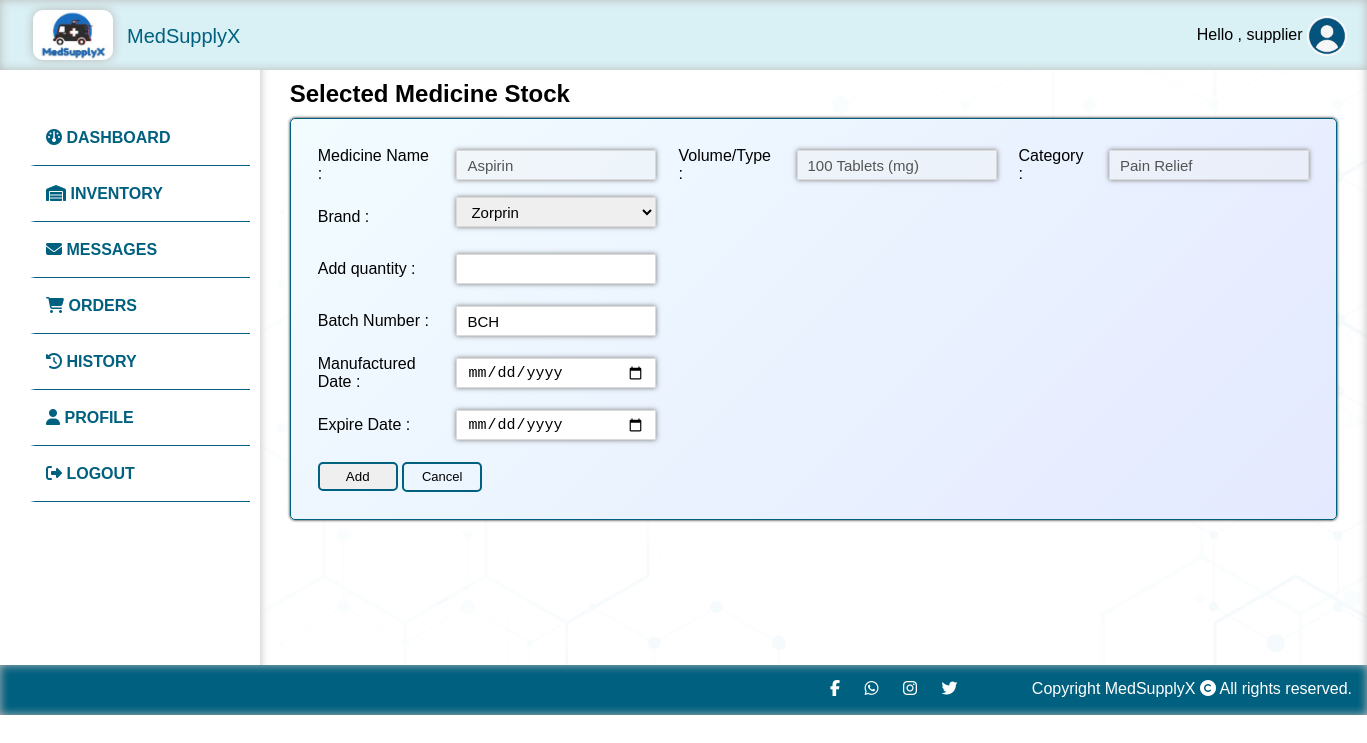
Screenshot of /suppliers/addinventory/21 (signed in) with the database file from the repository.
### tables this page shows
CREATE TABLE `regmedicines` (
  `medicineId` int(11) NOT NULL,
  `medicinename` varchar(50) NOT NULL,
  `refno` varchar(50) NOT NULL,
  `category` varchar(50) NOT NULL,
  `volume` int(11) NOT NULL,
  `type` varchar(20) NOT NULL,
  `description` varchar(100) NOT NULL,
  `manufacturedDate` varchar(20) NOT NULL
);

### app/controllers/Suppliers.php (called while the page is built, shortened)
<?php
class Suppliers extends Controller
{
    public $supplierModel;
    public function __construct()
    {
        $this->supplierModel = $this->model('Supplier');
    }
    public function addinventory($id) {
        $brand = $this->supplierModel->getBrandById($id);
        $data = [
            'brands' => $brand,
            'medicine' => $this->supplierModel->getMedicineById($id),
            'quantity_err' => '',
            'batchNo_err' => '',
            'manufacturedDate_err' => '',
            'expireDate_err' => ''
        ];
        $this->view('supplier/addinventory', $data);
    }
}

### app/libraries/Core.php (called while the page is built, shortened)
<?php
    class Core {
        protected $currentMethod = 'index';
        public function __construct() {
            $url = $this->getUrl();
            if(isset($url[0])){
            if(file_exists('../app/controllers/' . ucwords($url[0]) . '.php')) {
                unset($url[0]);
            }
        }
            $this->currentController = new $this->currentController;
            if(isset($url[1])) {
                if(method_exists($this->currentController, $url[1])) {
                    $this->currentMethod = $url[1];
                    unset($url[1]);
                }
            }
            $this->params = $url ? array_values($url) : [];
            call_user_func_array([$this->currentController, $this->currentMethod], $this->params);
      }
       public function getUrl() {
           if(isset($_GET['url'])) {
               $url = rtrim($_GET['url'], '/');
               $url = filter_var($url, FILTER_SANITIZE_URL);
               $url = explode('/', $url);
               return $url;
           }
       }
    }
    ?>

### public/index.php (called while the page is built, shortened)
<?php
    $init = new Core;
?>

### app/libraries/Database.php (called while the page is built, shortened)
<?php
class Database {
    private $host = DB_HOST;
    private $user = DB_USER;
    private $pass = DB_PASS;
    private $dbname= DB_NAME;
    private $dbh;
    private $stmt;
    public function __construct(){
        $dsn = 'mysql:host=' . $this->host . ';dbname=' . $this->dbname;
        $options = array(
            PDO::ATTR_PERSISTENT => true,
            PDO::ATTR_ERRMODE => PDO::ERRMODE_EXCEPTION
        );
        try{
            $this->dbh = new PDO($dsn, $this->user, $this->pass, $options);
        } catch(PDOException $e){
            $this->error = $e->getMessage();
            echo $this->error;
        }
    }
    public function query($sql){
        $this->stmt = $this->dbh->prepare($sql);
    }
    public function bind($param, $value, $type = null){
        if(is_null($type)){
            switch(true){
                default:
                    $type = PDO::PARAM_STR;
            }
        }
        $this->stmt->bindValue($param, $value, $type);
    }
    public function execute(){
        return $this->stmt->execute();
    }
    public function resultSet(){
        $this->execute();
        return $this->stmt->fetchAll(PDO::FETCH_OBJ);
    }
    public function single(){
        $this->execute();
        return $this->stmt->fetch(PDO::FETCH_OBJ);
    }
}

### app/models/Supplier.php (called while the page is built, shortened)
<?php
class Supplier
{
    private $db;
    public function __construct()
    {
        $this->db = new Database;
    }
    public function getBrandById($id)
    {
        $this->db->query('SELECT * FROM medicinebrands WHERE medicineId = :medicineId');
        $this->db->bind(':medicineId', $id);
        $results = $this->db->resultSet();
        return $results;
    }
    public function getMedicineById($id)
    {
        $this->db->query('SELECT * FROM regmedicines WHERE medicineId = :id');
        $this->db->bind(':id', $id);
        $row = $this->db->single();
        return $row;
    }
}

### app/views/supplier/addinventory.php (the view, shortened to what this page needs)
<!DOCTYPE html>
<html lang="en">
<head>
</head>
<?php require APPROOT . '/views/inc/header.php'; ?>
<?php require APPROOT . '/views/inc/supplier_sidebar.php'; ?>
<div class="content">
  <div class="anim">
    <h2> Selected Medicine Stock </h2>
  </div>
  <div class="smallspace"></div>
  <?php $medicine = $data['medicine']; ?>
  <div class="anim">
    <div class="container-fluid">
      <div class="d-flex">
        <form action="<?php echo URLROOT; ?>/suppliers/addinventory/<?php echo $medicine->medicineId; ?>" method="post">
          <table>
            <tr>
              <td colspan="2">
              </td>
            </tr>
            <tr>
              <td class="verticleCentered">
                <span> Medicine Name : </span>
              </td>
              <td class="verticleCentered"> <input type="text" name="mname" class="smallForm" value="<?php echo $medicine->medicinename ?>" disabled> </td>
              <td class="verticleCentered">
                <span> Volume/Type :
              </td>
              <td class="verticleCentered"><input type="text" name="refno" class="smallForm" value="<?php echo $medicine->volume ?> <?php echo $medicine->type ?>" disabled> </td>
              <td class="verticleCentered">
                <span> Category : </span>
              </td>
              <td class="verticleCentered"> <input type="text" name="category" class="smallForm" min="100" value="<?php echo $medicine->category ?>" disabled> </td>
            </tr>
            <tr>
              <td class="verticleCentered">
                <span> Brand : </span>
              </td>
              <td class="verticleCentered">
                <select name="brand" class="smallForm">
                  <?php foreach ($data['brands'] as $brand) : ?>
                    <option value="<?php echo $brand->brandname ?>"> <?php echo $brand->brandname ?> </option>
                  <?php endforeach; ?>
                </select>
            </tr>
            <tr>
              <td class="verticleCentered">
                <span> Add quantity : </span>
              </td>
              <td class="verticleCentered"> <input type="number" name="quantity" min="1" class="smallForm"> </td>
              <td colspan="2">   <p class="importantMessage"> <?php echo $data['quantity_err']; ?> </p></td>
              </tr>
              <tr>
              <td class="verticleCentered">
                <span> Batch Number : </span>
              </td>
              <td class="verticleCentered"><input type="text" name="batchNo" class="smallForm" id="batchNo" class="form-control <?php echo (!empty($data['batchNo_err'])) ? 'is-invalid' : ''; ?>" value="BCH" oninput="preventEditBCH()"> </td>
                <td colspan="2"> <p class="importantMessage"> <?php echo $data['batchNo_err']; ?> </p></td>
            </tr>
            <tr>
              <td class="verticleCentered">
                <span> Manufactured Date : </span>
              </td>
              <td class="verticleCentered"> <input type="date" name="manufacturedDate" max="<?php echo date('Y-m-d') ?>" class="smallForm"> </td>
              <td colspan="2"><p class="importantMessage"> <?php echo $data['manufacturedDate_err']; ?> </p> </td>
            </tr>
            <tr>
              <td class="verticleCentered">
                <span> Expire Date : </span>
              </td>
              <td class="verticleCentered"> <input type="date" name="expireDate" min="<?php echo date('Y-m-d') ?>" class="smallForm"> </td>
            <td colspan="2"> <p class="importantMessage"> <?php echo $data['expireDate_err']; ?> </p></td>
            </tr>
            <tr>
              <td class="verticleCentered" colspan="4"> <input class="addBtn" type="submit" value="Add">
                <a href="<?php echo URLROOT ?>/suppliers/inventory" class="link">
                  <div class="publicbtn"> Cancel </div>
                </a>
              </td>
            </tr>
          </table>
        </form>
      </div>
    </div>
  </div>
</div>
</div>
<?php require APPROOT . '/views/inc/footer.php'; ?>
</body>
</html>

### public/css/style.css (style rules this page uses)
* { box-sizing: border-box; margin: 0; }
body { font-family:Arial, Helvetica, sans-serif; min-height: 100vh; }
.content { background: rgb(255,255,255); background: linear-gradient(90deg, rgba(255,255,255,1) 0%, rgb(235, 252, 255) 100%); padding: 30px; flex: 1; margin-top: 50px; background-repeat: no-repeat; background-size: cover; box-shadow: 0px 10px 10px rgb(185, 185, 185) inset; background-image: url(../img/background.png); }
.anim { animation: 2s anim-lineUp ease-out; }
.smallspace { height:10px; }
.container-fluid { width:fit-content; margin:auto; }
.d-flex { display: flex; flex-direction: row; background: rgb(242,252,255); background: linear-gradient(135deg, rgba(242,252,255,1) 0%, rgba(228,233,255,1) 100%); box-shadow: black 0px 0px 3px 0px; padding: 15px; border:1px solid #00607F; width:100%; justify-content: center; align-items: center; border-radius:5px; }
.smallForm { width: 200px; height: 30px; border: 1px solid #dadada; font-size: 15px; padding: 5px 10px; box-shadow: 0px 0px 5px 0px #7b7b7b; }
.verticleCentered { vertical-align: middle; margin:auto; height: 50px; padding:0px 10px; }
.addBtn { border: 2px solid #00607F; padding: 5px 15px; cursor: pointer; border-radius: 5px; width: 80px; display:inline-block; }
.publicbtn { border: 2px solid #00607F; padding: 4.7px 0px 6.6px 0px; cursor: pointer; border-radius: 5px; width:80px; text-align: center; display:inline-block; color:black; font-size:13px; }
.link { text-decoration: none; }
select { width: 72%; height: 45px; padding: 5px 10px; margin-bottom: 10px; }

### rows the page displays
regmedicines: mname "Aspirin", refno "100 Tablets (mg)", category "Pain Relief"

### other values shown
$_SESSION['USER_DATA']['name'] "supplier"
form field brand "Zorprin"
